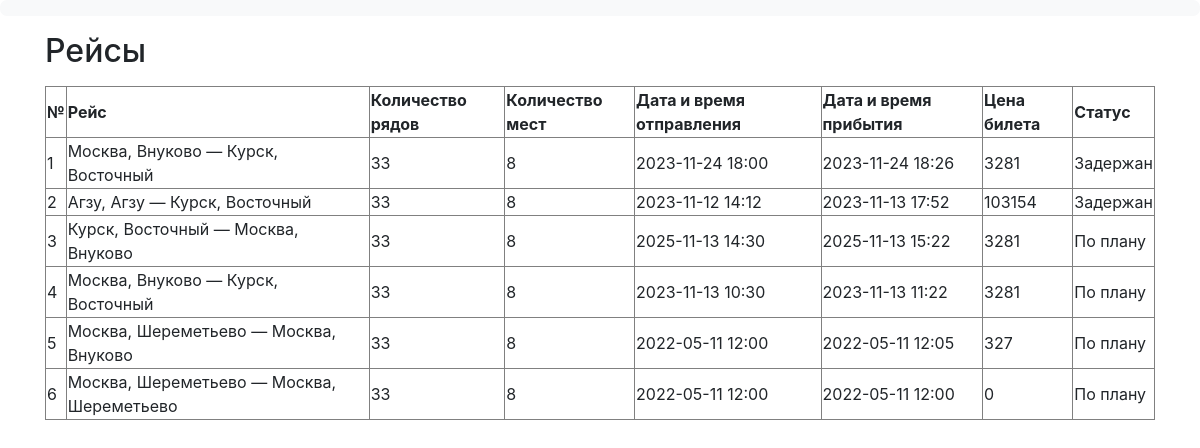
The page /client/flights on the database as committed earlier.
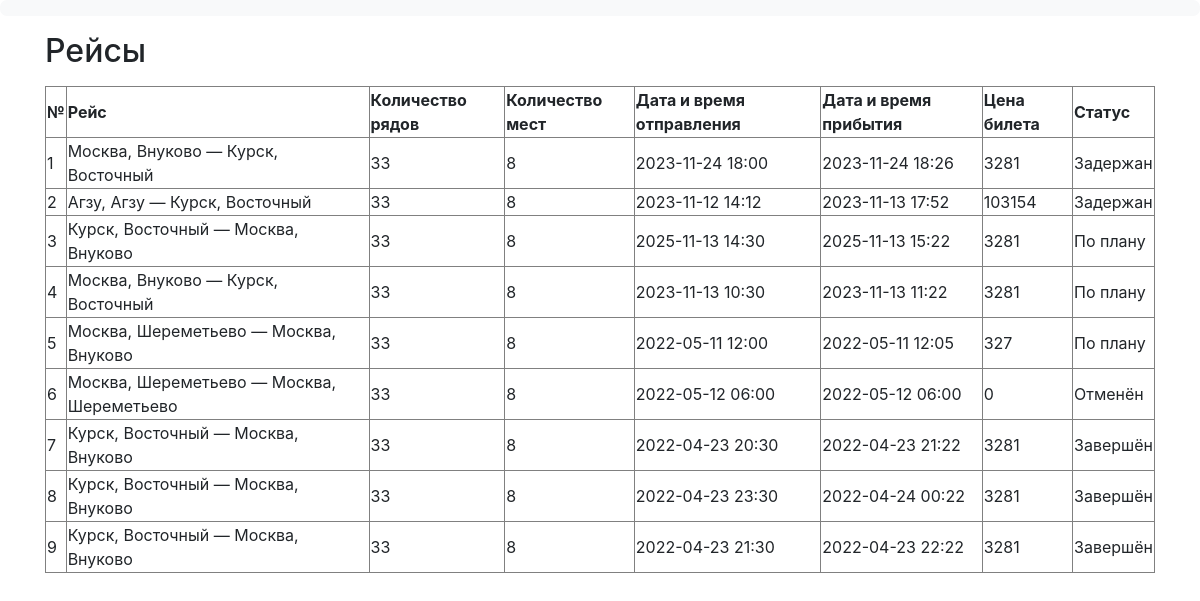
The same page on the database as committed later.
### data/flights.py (models this page shows)
class Flight(SqlAlchemyBase):
    __tablename__ = 'Flights'
    id = sa.Column(sa.Integer, primary_key=True, autoincrement=True, unique=True, nullable=False)
    dept_airport_id = sa.Column(sa.Integer, sa.ForeignKey('Airports.id'), nullable=False)
    dest_airport_id = sa.Column(sa.Integer, sa.ForeignKey('Airports.id'), nullable=False)
    plane_id = sa.Column(sa.Integer, sa.ForeignKey('Planes.id'), nullable=False)
    dept_datetime = sa.Column(sa.DateTime, nullable=False)
    dest_datetime = sa.Column(sa.DateTime, nullable=False)
    price = sa.Column(sa.Integer, nullable=False)
    status_id = sa.Column(sa.Integer, sa.ForeignKey('Statuses.id'), nullable=False)

### data/airports.py (models this page shows)
class Airport(SqlAlchemyBase):
    __tablename__ = 'Airports'
    id = sa.Column(sa.Integer, primary_key=True, autoincrement=True, unique=True, nullable=False)
    name = sa.Column(sa.String, nullable=False)
    city = sa.Column(sa.String, nullable=False)

### data/planes.py (models this page shows)
class Plane(SqlAlchemyBase):
    __tablename__ = 'Planes'
    id = sa.Column(sa.Integer, primary_key=True, autoincrement=True, unique=True, nullable=False)
    name = sa.Column(sa.String, unique=True, nullable=False)
    rows_num = sa.Column(sa.Integer, nullable=False)
    columns_num = sa.Column(sa.Integer, nullable=False)
    flight_cost_per_1000_km = sa.Column(sa.Integer, nullable=False)
    average_speed = sa.Column(sa.Integer, nullable=False)

### data/statuses.py (models this page shows)
class Status(SqlAlchemyBase):
    __tablename__ = 'Statuses'
    id = sa.Column(sa.Integer, primary_key=True, autoincrement=True, unique=True, nullable=False)
    name = sa.Column(sa.String, unique=True, nullable=False)

### main.py (the view)
@app.route('/client/flights')
def client_flights():
    update_flights_status()
    db_sess = db_session.create_session()
    update_flights_status()
    return render_template('client_flights.html',
                           dept_airports=db_sess.query(airports.Airport)
                           .join(flights.Flight, flights.Flight.dept_airport_id == airports.Airport.id),
                           dest_airports=db_sess.query(airports.Airport)
                           .join(flights.Flight, flights.Flight.dest_airport_id == airports.Airport.id),
                           table=db_sess.query(flights.Flight, planes.Plane, statuses.Status).filter(
                               flights.Flight.plane_id == planes.Plane.id,
                               flights.Flight.status_id == statuses.Status.id))

### data/db_session.py (called while the page is built)
def create_session() -> Session:
    global __factory
    return __factory()

### main.py (called while the page is built)
def update_flights_status():
    ZERO_TD = datetime.timedelta(minutes=0)
    BOARDING_TD = datetime.timedelta(minutes=40)
    db_sess = db_session.create_session()
    now = datetime.datetime.now()
    status_query = db_sess.query(statuses.Status)
    for flight, status in db_sess.query(flights.Flight, statuses.Status).filter(
            flights.Flight.status_id == statuses.Status.id).all():
        if status.name in ('Отменён', 'Завершён'):
            continue
        if flight.dest_datetime < now:
            flight.status_id = status_query.filter(statuses.Status.name == 'Завершён').first().id
        elif ZERO_TD < flight.dept_datetime - now < BOARDING_TD:
            flight.status_id = status_query.filter(statuses.Status.name == 'Посадка').first().id
    db_sess.commit()

### templates/client_flights.html (shortened to what this page needs)
{% extends "base_client.html" %}
{% block content %}
<p><h2>Рейсы</h2><p>
    <table border="">
        <tr>
            <td><b>№</b></td>
            <td><b>Рейс</b></td>
            <td><b>Количество рядов</b></td>
            <td><b>Количество мест</b></td>
            <td><b>Дата и время отправления</b></td>
            <td><b>Дата и время прибытия</b></td>
            <td><b>Цена билета</b></td>
            <td><b>Статус</b></td>
        </tr>
        {% for flight, plane, status in table.all() %}
        <tr>
            {% set i = loop.index0 %}
            <td>{{ flight.id }}</td>
            <td>{{ dept_airports[i].city }}, {{ dept_airports[i].name }} —
                {{ dest_airports[i].city }}, {{ dest_airports[i].name }}</td>
            <td>{{ plane.rows_num }}</td>
            <td>{{ plane.columns_num }}</td>
            <td>{{ ':'.join(flight.dept_datetime.__str__().split(':')[:-1]) }}</td>
            <td>{{ ':'.join(flight.dest_datetime.__str__().split(':')[:-1]) }}</td>
            <td>{{ flight.price }}</td>
            <td>{{ status.name }}</td>
        </tr>
        {% endfor %}
    </table>
{% endblock %}

Rows that differ between the two databases and show on the page:
changed Flight id 6: dept_datetime "2022-05-11 12:00" → "2022-05-12 06:00"; dest_datetime "2022-05-11 12:00" → "2022-05-12 06:00"; name "По плану" → "Отменён"
added Flight: id "7", {{ dept_airports[i].city }} "Курск", {{ dept_airports[i].name }} "Восточный", {{ dest_airports[i].city }} "Москва", {{ dest_airports[i].name }} "Внуково", rows_num "33", columns_num "8", dept_datetime "2022-04-23 20:30", dest_datetime "2022-04-23 21:22", price "3281", name "Завершён"
added Flight: id "8", {{ dept_airports[i].city }} "Курск", {{ dept_airports[i].name }} "Восточный", {{ dest_airports[i].city }} "Москва", {{ dest_airports[i].name }} "Внуково", rows_num "33", columns_num "8", dept_datetime "2022-04-23 23:30", dest_datetime "2022-04-24 00:22", price "3281", name "Завершён"
added Flight: id "9", {{ dept_airports[i].city }} "Курск", {{ dept_airports[i].name }} "Восточный", {{ dest_airports[i].city }} "Москва", {{ dest_airports[i].name }} "Внуково", rows_num "33", columns_num "8", dept_datetime "2022-04-23 21:30", dest_datetime "2022-04-23 22:22", price "3281", name "Завершён"
